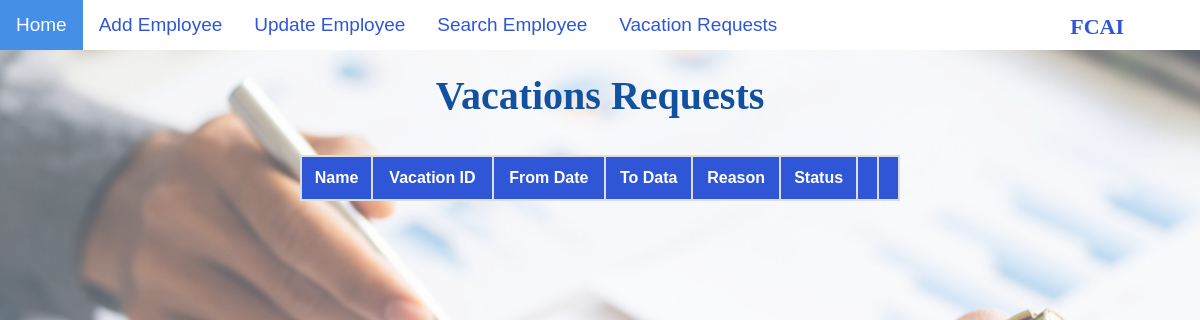
Before: /VR/ with the older database file.
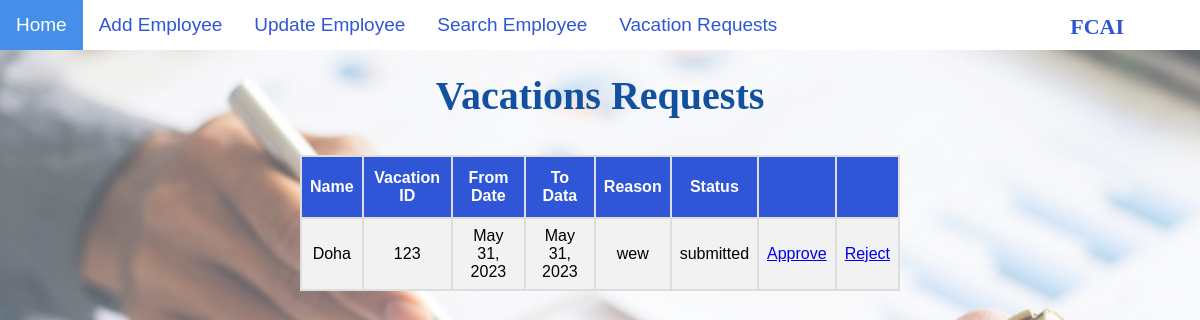
After: the same page with the newer database file.
### HR/models.py (models this page shows)
class RegisteredVacationForm(models.Model):
    VFName = models.CharField(max_length = 50)
    VFID = models.CharField(max_length = 50)
    VFFromDate = models.DateField()
    VFToDate = models.DateField()
    VFReason = models.TextField()
    VFStatus = models.CharField(max_length = 15)

### HR/views.py (the view)
# urls.py: path('VR/',views.VRDisplay,name='VRDisplay'),
def VRDisplay(request):
    from django.core import serializers
    data = serializers.serialize("python", RegisteredVacationForm.objects.all())
    context = {
      'data' : data
    }
    return render(request, 'VR.html', context)

### HR/templates/VR.html (shortened to what this page needs)
{% include 'navbar.html' %}
{% load static %}
{% block content%}
<!DOCTYPE html>
<html>
    <head>
        <link rel="stylesheet" href="{% static 'css/VRCSS.css' %}"/>
    </head>
    <body>
        <div><h2> Vacations Requests </h2></div>
        <table>
            <thead>
                <tr>
                    <th>
                        Name
                    </th>
                    <th>
                        Vacation ID
                    </th>
                    <th>
                        From Date
                    </th>
                    <th>
                        To Data
                    </th>
                    <th>
                        Reason
                    </th>
                    <th>
                        Status
                    </th>
                    <th>
                    </th>
                    <th>
                    </th>
                </tr>
            </thead>
            {% for instance in data %}
                <tr>
                    <td>
                        {{instance.fields.VFName}}
                    </td>
                    <td>
                        {{instance.fields.VFID}}
                    </td>
                    <td>
                        {{instance.fields.VFFromDate}}
                    </td>
                    <td>
                        {{instance.fields.VFToDate}}
                    </td>
                    <td>
                        {{instance.fields.VFReason}}
                    </td>
                    <td>
                        {{instance.fields.VFStatus}}
                    </td>
                    <td>
                        <a href="approve/{{ instance.fields.VFName }}" class="link"> Approve </a>
                    </td>
                    <td><a href="reject/{{instance.fields.VFName}}" class="link"> Reject </a>
                    </td>
                </tr>
            {%endfor%}
        </table>
    </body>
</html>
{%endblock content %}

Changed rows visible on the page:
added RegisteredVacationForm: fields.VFName "Doha", fields.VFID "123", fields.VFFromDate "May 31, 2023", fields.VFToDate "May 31, 2023", fields.VFReason "wew", fields.VFStatus "submitted"
Other visible differences:
new list line: "Approve Reject"
